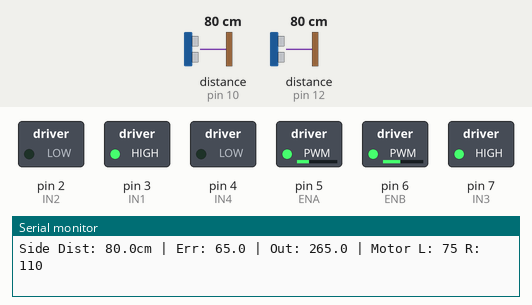
Bench run of a sketch on a simulated Arduino Uno, built with avr-gcc and run on an emulated ATmega328P. Parts: switched loads named in the sketch (green lamp = pin HIGH), the last lines printed to the serial monitor. Inputs (shaded band) come from the test bench; at power-on: distance to the obstacle (sensors on pin 12, pin 10) 80 cm. The echo pulse lasts 58.3 µs per cm.

Above: at 1.2 s.
1.3 s: distance to the obstacle (sensor on pin 12) set to 23 cm
4.3 s: distance to the obstacle (sensor on pin 12) set to 18 cm
At 4.7 s:
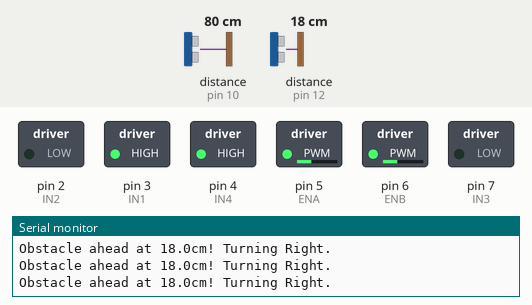
Timing chart, 0 to 7.3 s (numbered marks = the images above; inputs shaded):
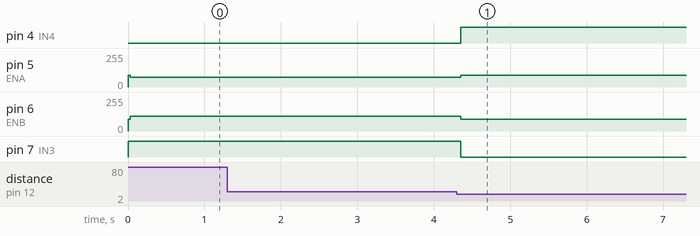

Measured:
- the behaviour switches between 21 and 20 cm on distance to the obstacle (sensor on pin 12) (found by bisection; images 0 and 1)
- after the input at 4.3 s, pin 4 (IN4): LOW → HIGH after 0.05 s; pin 5 (ENA): 75/255 → 90/255 after 0.05 s; pin 6 (ENB): 110/255 → 90/255 after 0.05 s; pin 7 (IN3): HIGH → LOW after 0.05 s

The sketch:

PID_WALL_FOLLOWER_ROVER.ino
```cpp
//  Wall Follower Rover


#include <HCSR04.h>

// All the Imp Pins
// Side Sensor (Left)
const uint8_t TRIG_LEFT  = 9;
const uint8_t ECHO_LEFT  = 10;

// Front Sensor
const uint8_t TRIG_FRONT = 11;
const uint8_t ECHO_FRONT = 12;

// Left motor
const uint8_t ENA = 5;   // PWM
const uint8_t IN1 = 3;
const uint8_t IN2 = 2;

// Right motor
const uint8_t ENB = 6;   // PWM
const uint8_t IN3 = 7;
const uint8_t IN4 = 4;

//  PID constants
const double Kp = 4.0;
const double Ki = 0.1;
const double Kd = 1.5;

// To configure
const double SETPOINT        = 15.0;  // Target distance from left wall in cm
const double FRONT_THRESHOLD = 20.0;  // Distance to trigger right turn in cm

const int    BASE_SPEED  = 90;
const int    MAX_SPEED   = 110;
const int    MIN_SPEED   = 75;

// PID State
double integral   = 0.0;
double lastError  = 0.0;
unsigned long lastTime = 0;

UltraSonicDistanceSensor leftSensor(TRIG_LEFT, ECHO_LEFT);
UltraSonicDistanceSensor frontSensor(TRIG_FRONT, ECHO_FRONT);

void setup() {
  Serial.begin(9600);

  pinMode(IN1, OUTPUT); pinMode(IN2, OUTPUT);
  pinMode(IN3, OUTPUT); pinMode(IN4, OUTPUT);
  pinMode(ENA, OUTPUT); pinMode(ENB, OUTPUT);

  setMotors(BASE_SPEED, BASE_SPEED);
  Serial.println(F("PID Wall Follower + Obstacle Avoidance Ready"));
}

void loop() {
  unsigned long now = millis();
  double dt = (now - lastTime) / 1000.0;
  if (dt < 0.02) return;  // 50 Hz update rate
  lastTime = now;

  //  Priority Override: Front Collision Avoidance
  double frontDist = frontSensor.measureDistanceCm();

  // If object is within threshold (and reading didn't time out with a 0)
  if (frontDist > 0 && frontDist <= FRONT_THRESHOLD) {
    Serial.print(F("Obstacle ahead at ")); Serial.print(frontDist, 1); Serial.println(F("cm! Turning Right."));

    // Hard right point turn: Left motor forward, Right motor reverse
    setMotors(BASE_SPEED, -BASE_SPEED);

    // Reset PID integral to prevent windup while turning
    integral = 0.0;

    return; // Skip the wall-following math for this loop iteration
  }

  //  Normal Operation: Wall Following (Left Sensor)
  double leftDist = leftSensor.measureDistanceCm();

  // Validate reading
  if (leftDist <= 0 || leftDist > 80.0) {
    setMotors(BASE_SPEED,BASE_SPEED);
    integral=0.0;
    return;
  }

  // PID calculation
  double error    = leftDist - SETPOINT;
  integral       += error * dt;
  integral        = constrain(integral, -50.0, 50.0);  // Anti-windup clamp
  double derivative = (error - lastError) / dt;
  lastError       = error;

  double output = Kp * error + Ki * integral + Kd * derivative;

  // Differential Steering Logic
  int leftSpeed  = constrain((int)(BASE_SPEED - output), MIN_SPEED, MAX_SPEED);
  int rightSpeed = constrain((int)(BASE_SPEED + output), MIN_SPEED, MAX_SPEED);

  setMotors(leftSpeed, rightSpeed);

  // Clean layout for Serial Monitor debugging
  Serial.print(F("Side Dist: "));   Serial.print(leftDist, 1);
  Serial.print(F("cm | Err: "));    Serial.print(error, 1);
  Serial.print(F(" | Out: "));      Serial.print(output, 1);
  Serial.print(F(" | Motor L: "));  Serial.print(leftSpeed);
  Serial.print(F(" R: "));          Serial.println(rightSpeed);
}

// Upgraded setMotors function to handle both forward and reverse
void setMotors(int left, int right) {
  // Left Motor Direction
  if (left >= 0) {
    digitalWrite(IN1, HIGH); digitalWrite(IN2, LOW);
  } else {
    digitalWrite(IN1, LOW);  digitalWrite(IN2, HIGH);
    left = -left; // Flip back to positive for analogWrite
  }

  // Right Motor Direction
  if (right >= 0) {
    digitalWrite(IN3, HIGH); digitalWrite(IN4, LOW);
  } else {
    digitalWrite(IN3, LOW);  digitalWrite(IN4, HIGH);
    right = -right; // Flip back to positive for analogWrite
  }

  analogWrite(ENA, left);
  analogWrite(ENB, right);
}
```
